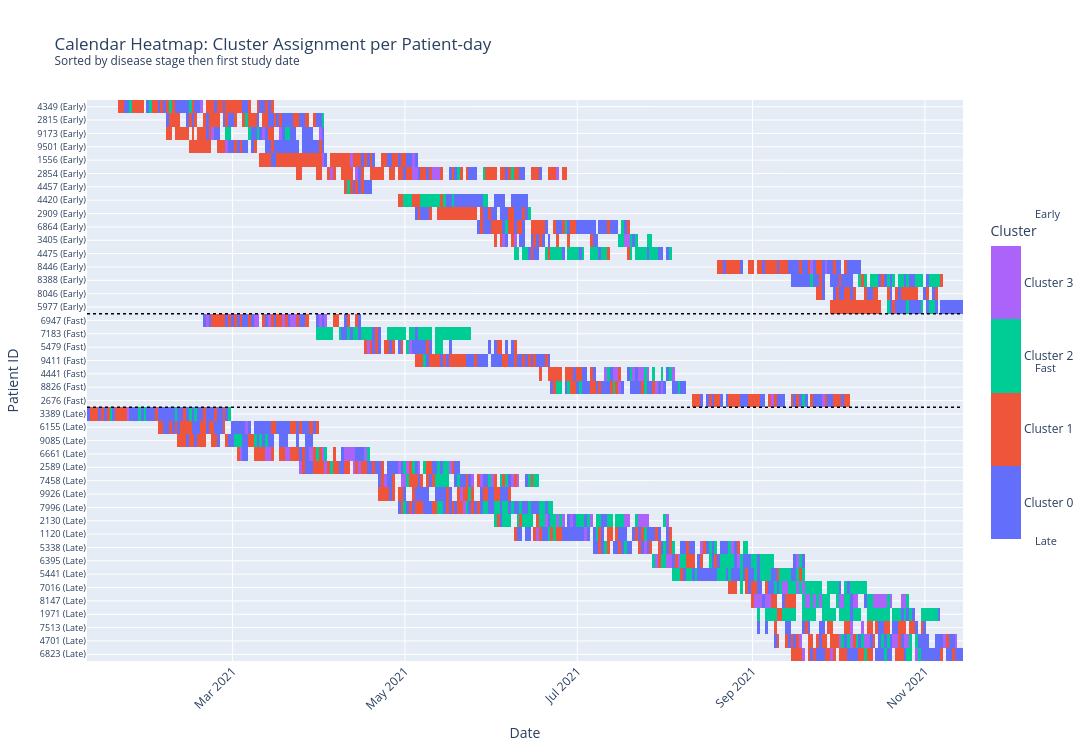

The cell this chart's notebook holds for it:
### Code cell
# Calendar heatmap: patient x date, discrete colour per cluster
cal_df = meta.copy()
if 'disease_type' not in cal_df.columns:
    cal_df = cal_df.merge(daily[['id','date','disease_type']], on=['id','date'], how='left')

# Rank: disease stage (Early → Fast → Late) then first complete date within stage
_stage_rank   = {s: i for i, s in enumerate(DISEASE_ORDER)}
_patient_info = (
    cal_df.groupby('id')
    .agg(disease_type=('disease_type', 'first'),
         first_date=('date', 'min'))
    .reset_index()
    .assign(stage_rank=lambda d: d['disease_type'].map(_stage_rank))
    .sort_values(['stage_rank', 'first_date'])
)
patient_order = _patient_info['id'].tolist()

pivot = cal_df.pivot(index='id', columns='date', values='cluster').reindex(patient_order)

# Step-function colorscale: each cluster band maps to the same colour as disease-bar / relative-day
colorscale = []
for i in range(K_R1):
    lo = i / K_R1
    hi = (i + 1) / K_R1
    colorscale.append([lo, CLUSTER_COLORS[i % len(CLUSTER_COLORS)]])
    colorscale.append([hi, CLUSTER_COLORS[i % len(CLUSTER_COLORS)]])

# y-axis labels: "id (stage abbr.)"
_stage_abbr = {'Early Disease Stage': 'Early', 'Fast Disease Progression': 'Fast', 'Late Disease Stage': 'Late'}
_id_to_stage = _patient_info.set_index('id')['disease_type']
y_labels = [f'{pid} ({_stage_abbr.get(_id_to_stage[pid], "?")})' for pid in patient_order]

fig = go.Figure(go.Heatmap(
    z=pivot.values,
    x=[str(d)[:10] for d in pivot.columns],
    y=y_labels,
    colorscale=colorscale,
    zmin=-0.5, zmax=K_R1 - 0.5,
    colorbar=dict(
        title='Cluster',
        tickvals=list(range(K_R1)),
        ticktext=[f'Cluster {k}' for k in range(K_R1)],
        lenmode='fraction', len=0.6,
    ),
    hovertemplate='Date: %{x}<br>Patient: %{y}<br>Cluster: %{z}<extra></extra>',
))

# Horizontal dividers between disease stage groups
_stage_sizes = _patient_info.groupby('stage_rank')['id'].count().sort_index().tolist()
_shapes, _annotations = [], []
_cum = 0
for stage, sz in zip(DISEASE_ORDER, _stage_sizes):
    _annotations.append(dict(
        x=1.08, xref='paper', y=_cum + sz / 2,
        text=_stage_abbr[stage], showarrow=False,
        font=dict(size=11), xanchor='left',
    ))
    _cum += sz
    if _cum < len(patient_order):
        _shapes.append(dict(
            type='line', x0=0, x1=1, xref='paper',
            y0=_cum - 0.5, y1=_cum - 0.5,
            line=dict(color='black', width=1.5, dash='dot'),
        ))

fig.update_layout(
    title='Calendar Heatmap: Cluster Assignment per Patient-day<br>'
          '<sup>Sorted by disease stage then first study date</sup>',
    height=750, width=1150,
    shapes=_shapes,
    annotations=_annotations,
    xaxis=dict(title='Date', tickangle=-45),
    yaxis=dict(title='Patient ID', autorange='reversed', tickfont=dict(size=9)),
)
fig.show()

### Figure 1 — Plotly figure (JSON) as saved in the notebook; plotly's stock layout.template omitted (floating-point values rounded to 4 significant figures; data arrays with more than 128 entries replaced by an {"elided": "..."} marker saying what was removed)
{"data": [{"colorbar": {"len": 0.6, "lenmode": "fraction", "ticktext": ["Cluster 0", "Cluster 1", "Cluster 2", "Cluster 3"], "tickvals": [0, 1, 2, 3], "title": {"text": "Cluster"}}, "colorscale": [[0, "#636EFA"], [0.25, "#636EFA"], [0.25, "#EF553B"], [0.5, "#EF553B"], [0.5, "#00CC96"], [0.75, "#00CC96"], [0.75, "#AB63FA"], [1, "#AB63FA"]], "hovertemplate": "Date: %{x}<br>Patient: %{y}<br>Cluster: %{z}<extra></extra>", "type": "heatmap", "x": {"elided": "309 str values"}, "y": ["4349 (Early)", "2815 (Early)", "9173 (Early)", "9501 (Early)", "1556 (Early)", "2854 (Early)", "4457 (Early)", "4420 (Early)", "2909 (Early)", "6864 (Early)", "3405 (Early)", "4475 (Early)", "8446 (Early)", "8388 (Early)", "8046 (Early)", "5977 (Early)", "6947 (Fast)", "7183 (Fast)", "5479 (Fast)", "9411 (Fast)", "4441 (Fast)", "8826 (Fast)", "2676 (Fast)", "3389 (Late)", "6155 (Late)", "9085 (Late)", "6661 (Late)", "2589 (Late)", "7458 (Late)", "9926 (Late)", "7996 (Late)", "2130 (Late)", "1120 (Late)", "5338 (Late)", "6395 (Late)", "5441 (Late)", "7016 (Late)", "8147 (Late)", "1971 (Late)", "7513 (Late)", "4701 (Late)", "6823 (Late)"], "z": {"elided": "42x309 float values"}, "zmax": 3.5, "zmin": -0.5}], "layout": {"annotations": [{"font": {"size": 11}, "showarrow": false, "text": "Early", "x": 1.08, "xanchor": "left", "xref": "paper", "y": 8}, {"font": {"size": 11}, "showarrow": false, "text": "Fast", "x": 1.08, "xanchor": "left", "xref": "paper", "y": 19.5}, {"font": {"size": 11}, "showarrow": false, "text": "Late", "x": 1.08, "xanchor": "left", "xref": "paper", "y": 32.5}], "height": 750, "shapes": [{"line": {"color": "black", "dash": "dot", "width": 1.5}, "type": "line", "x0": 0, "x1": 1, "xref": "paper", "y0": 15.5, "y1": 15.5}, {"line": {"color": "black", "dash": "dot", "width": 1.5}, "type": "line", "x0": 0, "x1": 1, "xref": "paper", "y0": 22.5, "y1": 22.5}], "title": {"text": "Calendar Heatmap: Cluster Assignment per Patient-day<br><sup>Sorted by disease stage then first study date</sup>"}, "width": 1150, "xaxis": {"tickangle": -45, "title": {"text": "Date"}}, "yaxis": {"autorange": "reversed", "tickfont": {"size": 9}, "title": {"text": "Patient ID"}}}}
